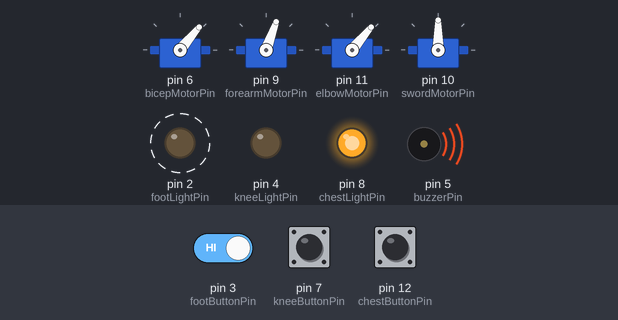
Bench run of a sketch on a simulated Arduino Uno, built with avr-gcc and run on an emulated ATmega328P. On the bench: 4 × servo, output pins drawn as LEDs (lit = HIGH), buzzer (waves = sounding). Dashed ring = blinking. Inputs (shaded band) come from the test bench; at power-on: pin 12 (chestButtonPin) LOW, pin 7 (kneeButtonPin) LOW, pin 3 (footButtonPin) HIGH. Random numbers use the default seed unless the sketch sets one.

Above: at 1.2 s.
1.3 s: pin 12 (chestButtonPin) pulled HIGH for 1 s
At 3.8 s:
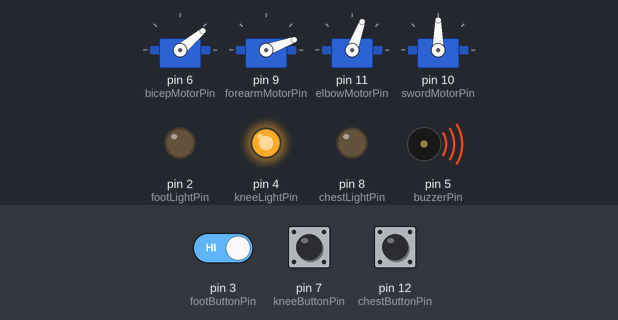
4.4 s: pin 7 (kneeButtonPin) pulled HIGH for 3.2 s
At 7.2 s:
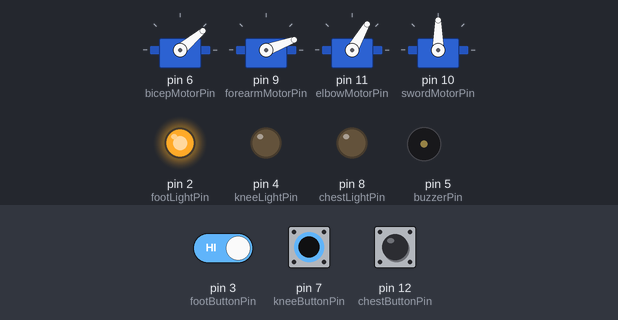
9.1 s: pin 7 (kneeButtonPin) pulled HIGH for 1 s
At 10.4 s:
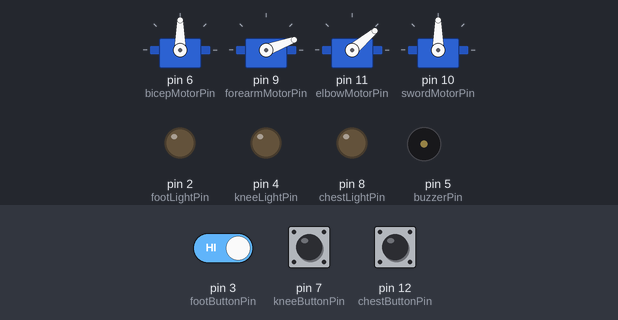
12.2 s: pin 12 (chestButtonPin) pulled HIGH for 3.2 s
At 13.1 s:
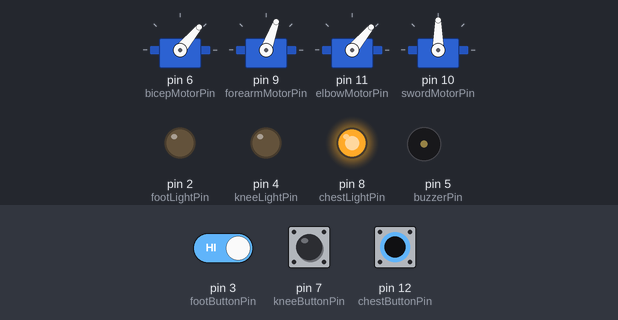
16.9 s: pin 3 (footButtonPin) driven LOW and pin 7 (kneeButtonPin) driven HIGH
At 18.8 s:
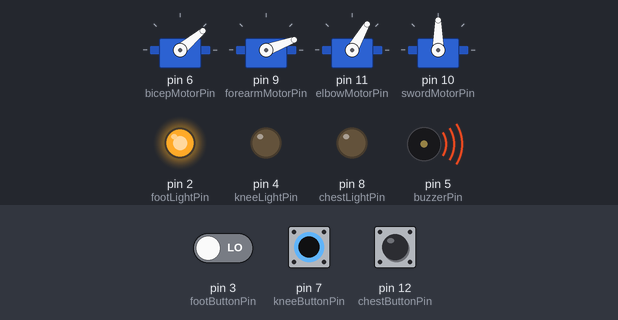
Timing chart, 0 to 20.3 s (numbered marks = the images above; inputs shaded):
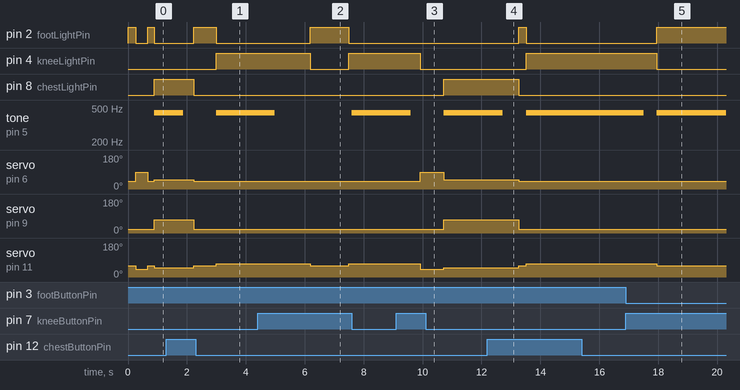

Measured:
- after the input at 1.3 s, pin 2 (footLightPin): LOW → HIGH after 0.92 s, → LOW 0.76 s later; pin 4 (kneeLightPin): LOW → HIGH after 1.7 s; pin 8 (chestLightPin): HIGH → LOW after 0.92 s; tone on pin 5 (buzzerPin): 440 Hz → silent after 0.58 s, → 440 Hz 1.1 s later; servo on pin 6 (bicepMotorPin): 50° → 40° after 0.92 s
- after the input at 4.4 s, pin 2 (footLightPin): LOW → HIGH after 1.8 s, → LOW 1.3 s later; pin 4 (kneeLightPin): HIGH → LOW after 1.8 s, → HIGH 1.3 s later; tone on pin 5 (buzzerPin): 440 Hz → silent after 0.59 s, → 440 Hz 2.6 s later; servo on pin 11 (elbowMotorPin): 70° → 60° after 1.8 s, → 70° 1.3 s later
- after the input at 9.1 s, pin 4 (kneeLightPin): HIGH → LOW after 0.82 s; pin 8 (chestLightPin): LOW → HIGH after 1.6 s; tone on pin 5 (buzzerPin): 440 Hz → silent after 0.50 s, → 440 Hz 1.1 s later; servo on pin 6 (bicepMotorPin): 40° → 90° after 0.82 s, → 50° 0.80 s later; servo on pin 9 (forearmMotorPin): 20° → 70° after 1.6 s
- after the input at 12.2 s, pin 2 (footLightPin): LOW → HIGH after 1.1 s, → LOW 0.25 s later; pin 4 (kneeLightPin): LOW → HIGH after 1.3 s; pin 8 (chestLightPin): HIGH → LOW after 1.1 s; tone on pin 5 (buzzerPin): 440 Hz → silent after 0.52 s, → 440 Hz 0.79 s later; servo on pin 6 (bicepMotorPin): 50° → 40° after 1.1 s
- after the input at 16.9 s, pin 2 (footLightPin): LOW → HIGH after 1.1 s; pin 4 (kneeLightPin): HIGH → LOW after 1.1 s; tone on pin 5 (buzzerPin): 440 Hz → silent after 0.61 s, → 440 Hz 0.44 s later; servo on pin 11 (elbowMotorPin): 70° → 60° after 1.1 s
- by itself, pin 2 (footLightPin): alternates HIGH for 0.23 s and LOW for 0.42 s

The sketch:

FencingRobot1.ino
```cpp
#include <Servo.h>
#define LEVEL 4
#define BICEPUP 180
#define BICEPDOWN 40
#define BICEPMIDDLE 90

#define FOREARMEXTEND 20
#define FOREARMWITHDRAW 90
#define FOREARMENGARDE 70

#define ELBOWMAX 110
#define ELBOWEXTEND 40

#define SWORDCCW 180
#define SWORDHALFCCW 135
#define SWORDSLOWCCW 110
#define SWORDSTOP 90
#define SWORDHALFCW 45
#define SWORDSLOWCW 70
#define SWORDCW 0

Servo bicep;
Servo forearm;
Servo elbow;
Servo sword;

long counter;
long counterMax;

bool footOn;
bool kneeOn;
bool chestOn;

int footLightPin = 2;
int footButtonPin = 3;
int kneeLightPin = 4;
int buzzerPin = 5;
int bicepMotorPin = 6;
int kneeButtonPin = 7;
int chestLightPin = 8;
int forearmMotorPin = 9;
int swordMotorPin = 10;
int elbowMotorPin = 11;
int chestButtonPin = 12;
int gameLevel = LEVEL;

void setup() {
  // put your setup code here, to run once:
  pinMode(footLightPin,OUTPUT);  //Light - foot
  pinMode(footButtonPin,INPUT);   //Button - foot
  pinMode(kneeLightPin,OUTPUT);  //Light - knee
  pinMode(kneeButtonPin,INPUT);   //Button - knee
  pinMode(chestLightPin,OUTPUT);  //Light - chest
  pinMode(chestButtonPin,INPUT);  //Button - chest
  bicep.attach(bicepMotorPin);
  forearm.attach(forearmMotorPin);
  elbow.attach(elbowMotorPin);
  sword.attach(swordMotorPin);

  footOn = false;
  kneeOn = false;
  chestOn = false;
  counterMax = 0;

  Serial.begin(9600);

}

void processButton(){

  if (footOn) {
    // light is on
    if(digitalRead(footButtonPin)==LOW){
      tone(buzzerPin,440);
      delay(1000);
      noTone(buzzerPin);
    }
    else{
      noTone(buzzerPin);
    }
  }
  else {
     /*
        this noTone command is neccessary to
        slow down the processing time
        when the light is off so that is matches
        the processing time when light is on
      */
      noTone(buzzerPin);
  }

  if (kneeOn) {
    // light is on
    if(digitalRead(kneeButtonPin)==LOW){
      tone(buzzerPin,440);
      delay(1000);
      noTone(buzzerPin);
    }
    else{
      noTone(buzzerPin);
    }
  }
  else {
    /*
        this noTone command is neccessary to
        slows down the processing time
        when the light is off so that is matches
        the processing time when light is on
      */
    noTone(buzzerPin);

  }

  if (chestOn) {
    // light is on
    if(digitalRead(chestButtonPin)==LOW){
      tone(buzzerPin,440);
      delay(1000);
      noTone(buzzerPin);
    }
    else{
      noTone(buzzerPin);
    }
  }
  else {
    /*
        this noTone command is neccessary to
        slows down the processing time
        when the light is off so that is matches
        the processing time when light is on
      */
    noTone(buzzerPin);

  }


}
void enGarde(){
  bicep.write(BICEPDOWN);
  forearm.write(FOREARMENGARDE);
  elbow.write(ELBOWEXTEND);

}
void extend(){
  bicep.write(BICEPMIDDLE);
  forearm.write(FOREARMEXTEND);
  elbow.write(ELBOWEXTEND);
}
void highline(){

}
void defense6(){
  bicep.write(50);
  forearm.write(FOREARMENGARDE);
  elbow.write(50);
}

void defense4(){
  bicep.write(50);
  forearm.write(FOREARMENGARDE);
  elbow.write(60);
}

void defense8(){
  bicep.write(BICEPDOWN);
  forearm.write(20);
  elbow.write(60);
}

void defense7(){
  bicep.write(BICEPDOWN);
  forearm.write(20);
  elbow.write(70);
}
void defenseCircle6(int duration){
  defense6();
  sword.write(SWORDCCW);
  delay(duration);
  sword.write(SWORDSTOP);
}

void defenseCircle4(int duration){
  defense4();
  sword.write(SWORDCW);
  delay(duration);
  sword.write(SWORDSTOP);
}

void defenseCircle8(int duration){
  defense8();
  sword.write(SWORDCW);
  delay(duration);
  sword.write(SWORDSTOP);
}

void defenseCircle7(int duration){
  defense7();
  sword.write(SWORDCCW);
  delay(duration);
  sword.write(SWORDSTOP);
}

void testRoutine(){
  enGarde();
  delay(1000);
  extend();
  delay(1000);
  defenseCircle8(1000);
  defenseCircle7(1000);
  defense4();
  delay(1000);
  defenseCircle4(1000);
  defenseCircle6(1000);
  defense8();
  delay(1000);
  defense7();
  delay(1000);
  defense6();
  delay(1000);
}

void loop() {
  // put your main code here, to run repeatedly:


  //random(2) returns either 0(false) or 1(true)
  footOn = random(2);
  kneeOn = random(2);
  chestOn = random(2);

  if (footOn == true){
    kneeOn = false;
    chestOn = false;
    defense8();
  }
  if (kneeOn == true){
    chestOn = false;
    footOn = false;
    defense7();
  }
  if (chestOn ==true){
    footOn = false;
    kneeOn = false;
    defense6();
  }
  if ((footOn == false) && (kneeOn == false) && (chestOn == false)){
    extend();
  }
  counterMax = random(15000/gameLevel,100000/gameLevel);

  digitalWrite(footLightPin,footOn);
  digitalWrite(kneeLightPin,kneeOn);
  digitalWrite(chestLightPin,chestOn);

  for(counter=0; counter<counterMax; counter++){
    processButton();
  }

}


  //code below this line = buzzing
```
